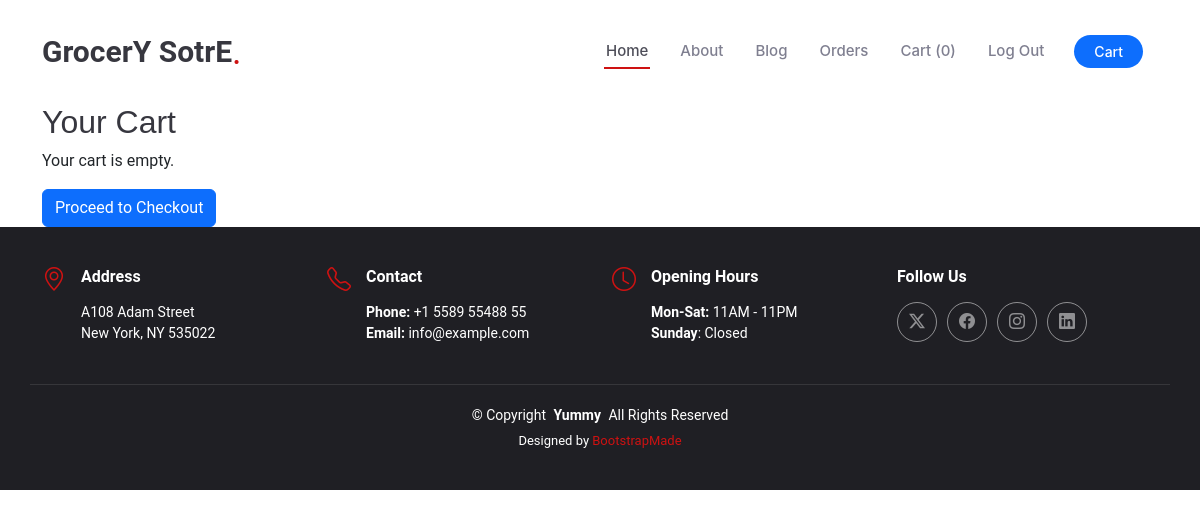
The app's page /cart/ (signed in), older data.
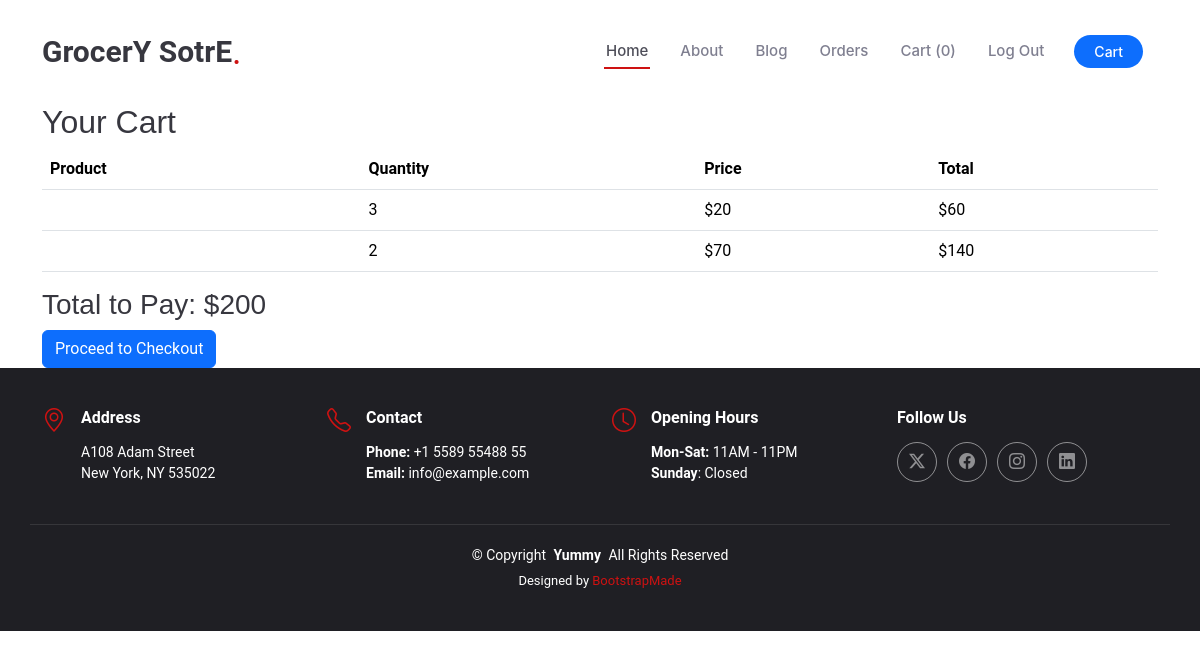
The same page, newer data.
### ecommerceapp/models.py (models this page shows, shortened)
class Cart(models.Model):
    user = models.ForeignKey(User, on_delete=models.CASCADE)
    product = models.ForeignKey(Product, on_delete=models.CASCADE)
    quantity = models.IntegerField(default=1)
    @property
    def total_price(self):
        return self.quantity * self.product.price

class Product(models.Model):
    product_id=models.AutoField
    product_name=models.CharField(max_length=100)
    category=models.CharField(max_length=100,default="")
    subcategory=models.CharField(max_length=50,default="")
    price=models.IntegerField(default=0)
    desc=models.CharField(max_length=300)
    image=models.ImageField(upload_to='images/images')

### ecommerceapp/views.py (the view)
# urls.py: path('cart/', views.view_cart, name='view_cart'),
def view_cart(request):
    if request.user.is_authenticated:
        cart_items = Cart.objects.filter(user=request.user)
        total_price = sum(item.total_price for item in cart_items)
        return render(request, 'view_cart.html', {
            'cart_items': cart_items,
            'total_price': total_price,
        })
    else:
        return render(request, 'view_cart.html', {
            'cart_items': [],
            'total_price': 0,
        })

### templates/view_cart.html (shortened to what this page needs)
{% extends "base.html" %}
{% block body %}
<div class="container">
    <h2>Your Cart</h2>
    {% if cart_items %}
        <table class="table">
            <thead>
                <tr>
                    <th>Product</th>
                    <th>Quantity</th>
                    <th>Price</th>
                    <th>Total</th>
                </tr>
            </thead>
            <tbody>
                {% for item in cart_items %}
                    <tr>
                        <td>{{ item.product.name }}</td>
                        <td>{{ item.quantity }}</td>
                        <td>${{ item.product.price }}</td>
                        <td>${{ item.total_price }}</td>
                    </tr>
                {% endfor %}
            </tbody>
        </table>
        <h3>Total to Pay: ${{ total_price }}</h3>
    {% else %}
        <p>Your cart is empty.</p>
    {% endif %}
    <a href="{% url 'checkout' %}" class="btn btn-primary">Proceed to Checkout</a>
</div>
{% endblock %}

Row changes from the older to the newer data that the page shows:
added Cart: quantity "3", product.price "20", total_price "60"
added Cart: quantity "2", product.price "70", total_price "140"
Text that changed along with them:
{{ total_price }}: (not shown) → "200"
text no longer shown: "Your cart is empty."
text now shown: "Product Quantity Price Total Total to Pay: $"
